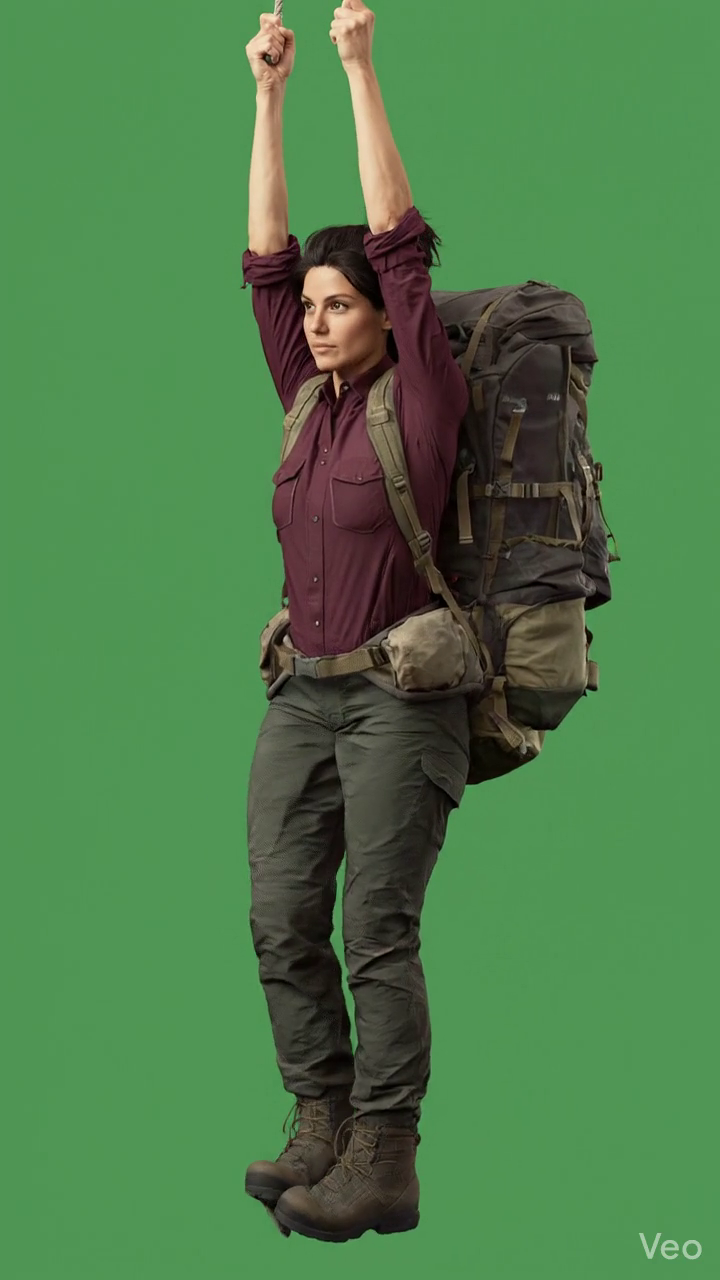
#> input picture pipeline/extracted_frames/M1_catch_raw.png, 720 x 1280 px, found by its file name
$ python extract_M1_catch_alpha.py
#> lines starting #> are read from the running program, lines starting #| are printed output that depends on the picture; after the words box and inside, x2 and y2 are one past the last pixel; in counts of white or black regions, pixels touching at a corner belong together
"""
M1 catch-pose alpha extraction.
Input:  pipeline/extracted_frames/M1_catch_raw.png  (climbing.mp4 @ t=1.0s)
Output: master_player/nirit_catch_M1_alpha.png

Steps:
1. Load RGB + create alpha
2. Chroma key: g>100 & g>r*1.4 & g>b*1.4  -> alpha=0
3. Decontaminate green spill on edges (any pixel where g > max(r,b) and alpha>0)
4. MinFilter(3) erode on alpha to kill 1-px green halos
5. Mask Veo watermark area (bottom-right ~50px) by sampling neighborhood
6. Save RGBA PNG
"""
from PIL import Image, ImageFilter
import numpy as np
from pathlib import Path

SRC = Path(r"C:\emerald\pipeline\extracted_frames\M1_catch_raw.png")
DST = Path(r"C:\emerald\master_player\nirit_catch_M1_alpha.png")
DST.parent.mkdir(parents=True, exist_ok=True)

img = Image.open(SRC).convert("RGBA")
arr = np.array(img)
h, w = arr.shape[:2]
#> h = 1280; w = 720
print(f"loaded {SRC.name} -> {w}x{h}")
#| loaded C:\emerald\pipeline\extracted_frames\M1_catch_raw.png -> 720x1280

r = arr[..., 0].astype(np.int16)
g = arr[..., 1].astype(np.int16)
b = arr[..., 2].astype(np.int16)
a = arr[..., 3]
#> a: shape (1280, 720); every value is 255

# 1) chroma key
green_mask = (g > 100) & (g > r * 1.4) & (g > b * 1.4)
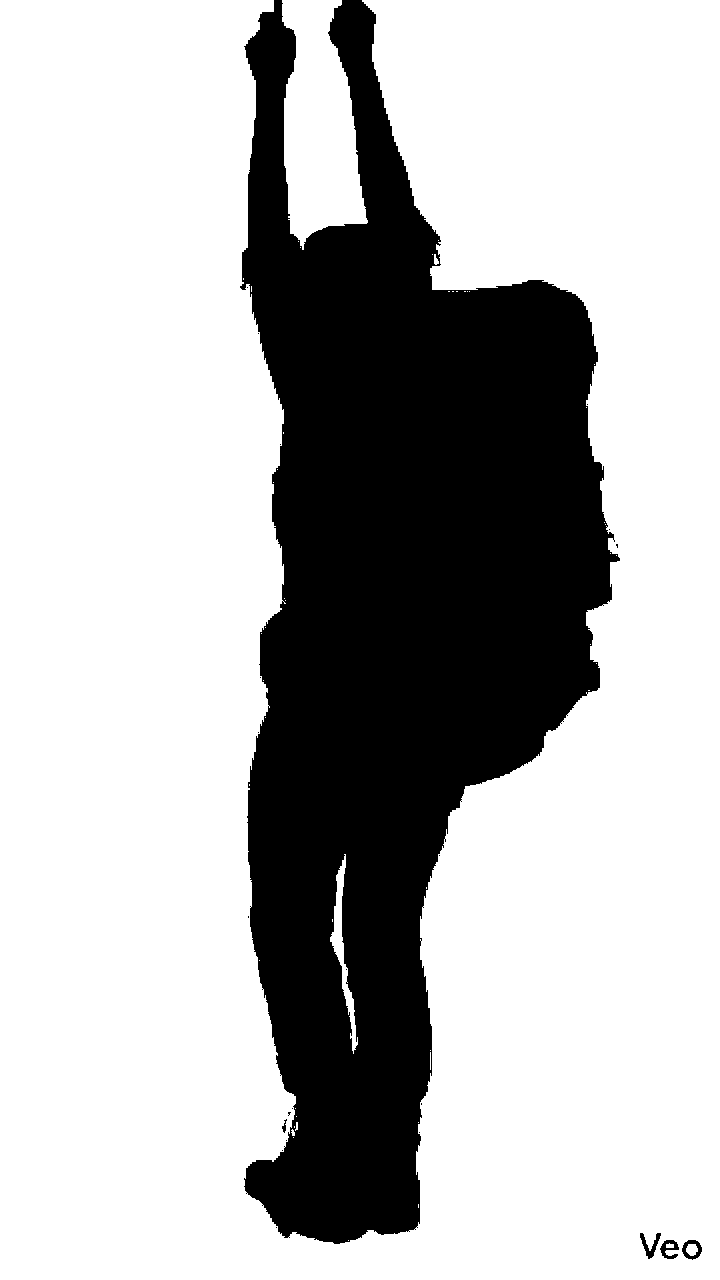
#> green_mask: shape (1280, 720) bool; 71.8% white; 23 black regions (18 under 20 px), largest, box (x1, y1, x2, y2) and area: (240, 0, 620, 1244) 259694, (640, 1233, 661, 1259) 201, (682, 1240, 702, 1260) 191, (660, 1240, 679, 1259) 187, (282, 1119, 287, 1133) 32
a[green_mask] = 0
print(f"chroma keyed: {green_mask.sum()} px transparent ({green_mask.mean()*100:.1f}%)")
#| chroma keyed: 661264 px transparent (71.8%)

# 2) decontaminate green spill on remaining (edges) — pull g toward avg(r,b)
spill = (a > 0) & (g > r) & (g > b) & (g - np.maximum(r, b) > 8)
#> spill: shape (1280, 720) bool; 0.87% white in thin lines or dots, all inside (x1, y1, x2, y2) = (240, 0, 702, 1260)
target = ((r + b) // 2).astype(np.int16)
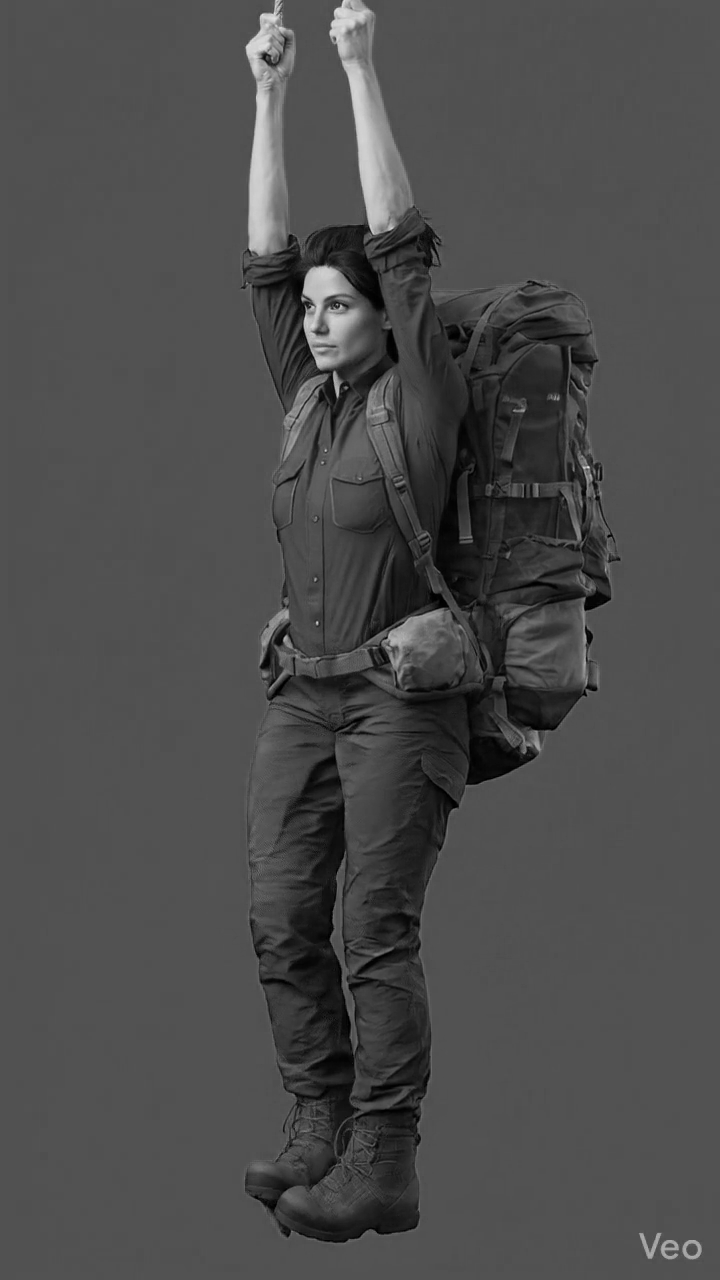
#> target: shape (1280, 720) int16; min 0, max 232, mean 76
new_g = np.where(spill, np.minimum(g, target + 6), g)
arr[..., 1] = np.clip(new_g, 0, 255).astype(np.uint8)
print(f"decontaminated: {spill.sum()} edge px")
#| decontaminated: 8018 edge px

# write back alpha
arr[..., 3] = a

# 3) MinFilter(3) erode on alpha
img2 = Image.fromarray(arr, "RGBA")
alpha_ch = img2.split()[3]
eroded = alpha_ch.filter(ImageFilter.MinFilter(3))
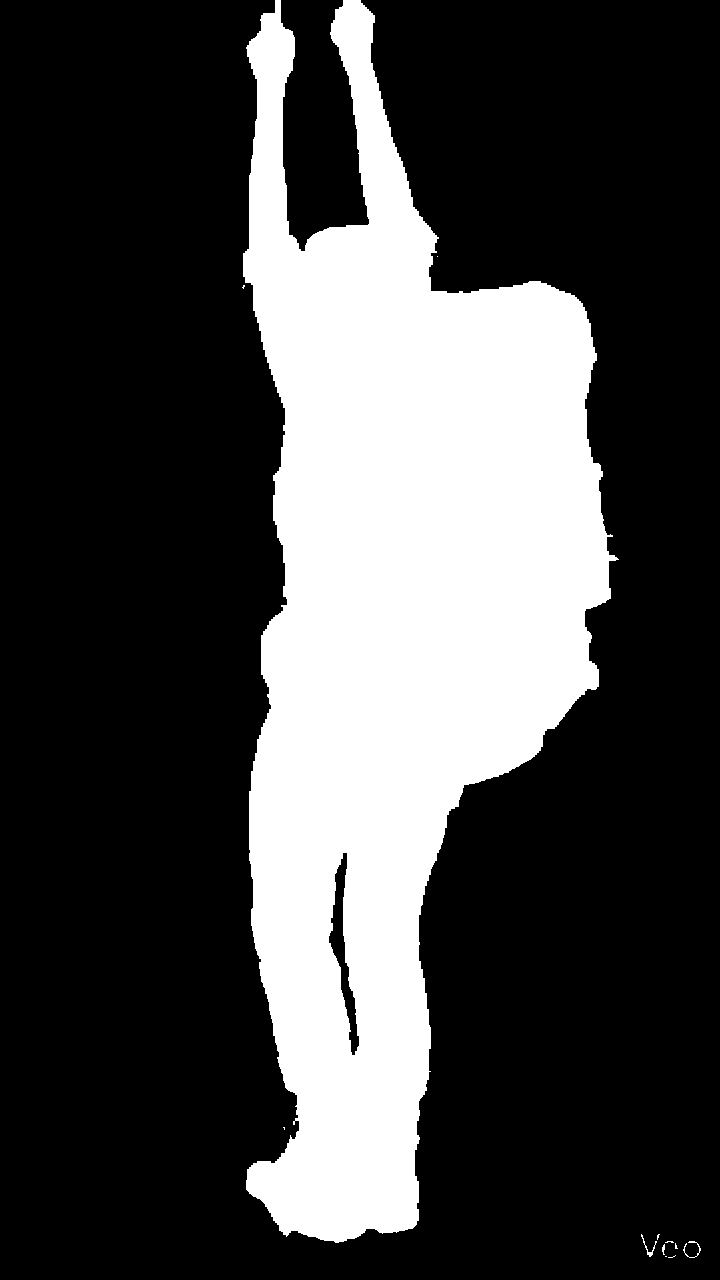
#> eroded: PIL image 720x1280 L; 27.6% white; 12 white regions (8 under 20 px), largest, box (x1, y1, x2, y2) and area: (243, 0, 619, 1243) 254330, (641, 1234, 657, 1257) 65, (683, 1241, 701, 1258) 64, (662, 1244, 665, 1255) 22
img2.putalpha(eroded)
arr = np.array(img2)
a = arr[..., 3]
print(f"eroded alpha (MinFilter 3)")

# 4) Veo watermark mask (bottom-right ~60px tall × 80px wide)
# Sample neighborhood color above the watermark and overpaint where text is darker
wm_y0, wm_y1 = h - 60, h - 5
#> wm_y0 = 1220; wm_y1 = 1275
wm_x0, wm_x1 = w - 90, w - 5
#> wm_x0 = 630; wm_x1 = 715
# locate dark/text pixels in that region (non-green watermark text on green bg)
region_a = a[wm_y0:wm_y1, wm_x0:wm_x1]
#> region_a: shape (55, 85); 4.1% white in thin lines or dots, all inside (x1, y1, x2, y2) = (11, 14, 71, 38)
# pixels still opaque in watermark area = leftover text glyphs not killed by chroma
leftover = region_a > 0
arr[wm_y0:wm_y1, wm_x0:wm_x1, 3] = np.where(leftover, 0, region_a)
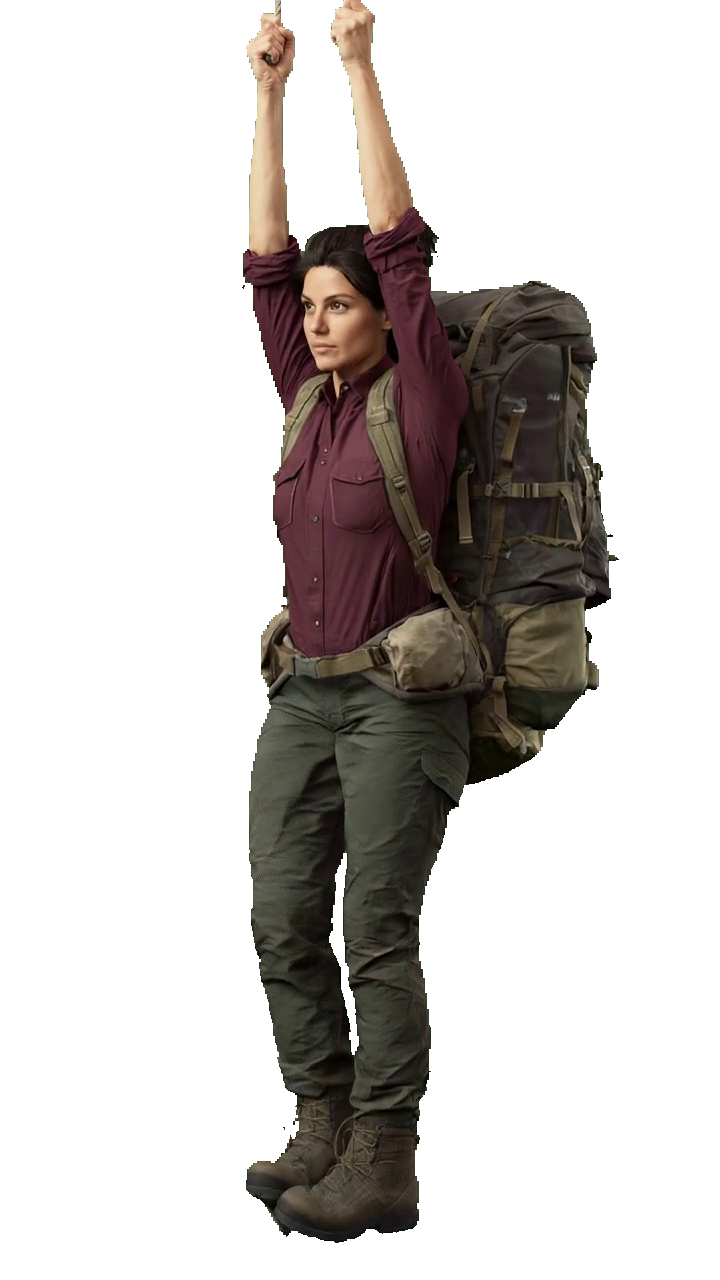
#> arr: shape (1280, 720, 4); mean R, G, B, A 78, 124.1, 75, 70.4; transparent parts drawn white
print(f"veo watermark cleared: {leftover.sum()} leftover px in BR corner")
#| veo watermark cleared: 194 leftover px in BR corner

# save
out = Image.fromarray(arr, "RGBA")
out.save(DST, "PNG")
print(f"saved -> {DST}")
#> (the run stopped early here; a loop or call above may not have finished)
